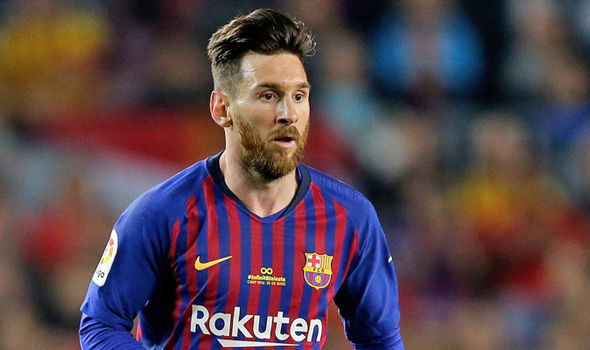
#> input picture open cv/messi.jpg, 590 x 350 px, found by its file name
$ python image_rotation.py
#> lines starting #> are read from the running program, lines starting #| are printed output that depends on the picture
import cv2
import numpy as np
image=cv2.imread('messi.jpg')
#> image is the input picture: shape (350, 590, 3); mean B, G, R 76.1, 68.3, 88.1
height,width=image.shape[:2]
#> height = 350; width = 590
img=cv2.getRotationMatrix2D((width/2,height/2),180,1)
imgs=cv2.warpAffine(image,img,(width,height))
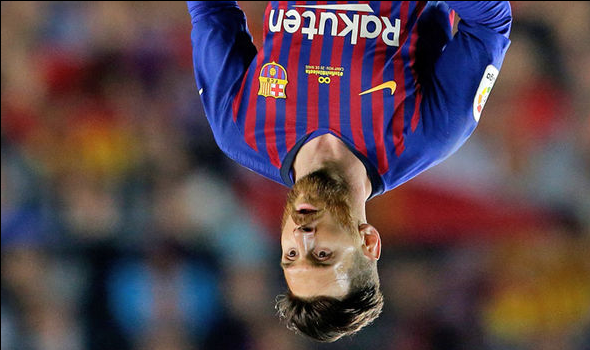
#> imgs: shape (350, 590, 3); mean B, G, R 75.8, 68, 87.7
cv2.imshow("rotation",imgs)
cv2.imshow("original",image)
cv2.waitKey(0)
cv2.destroyAllWindows(0)
